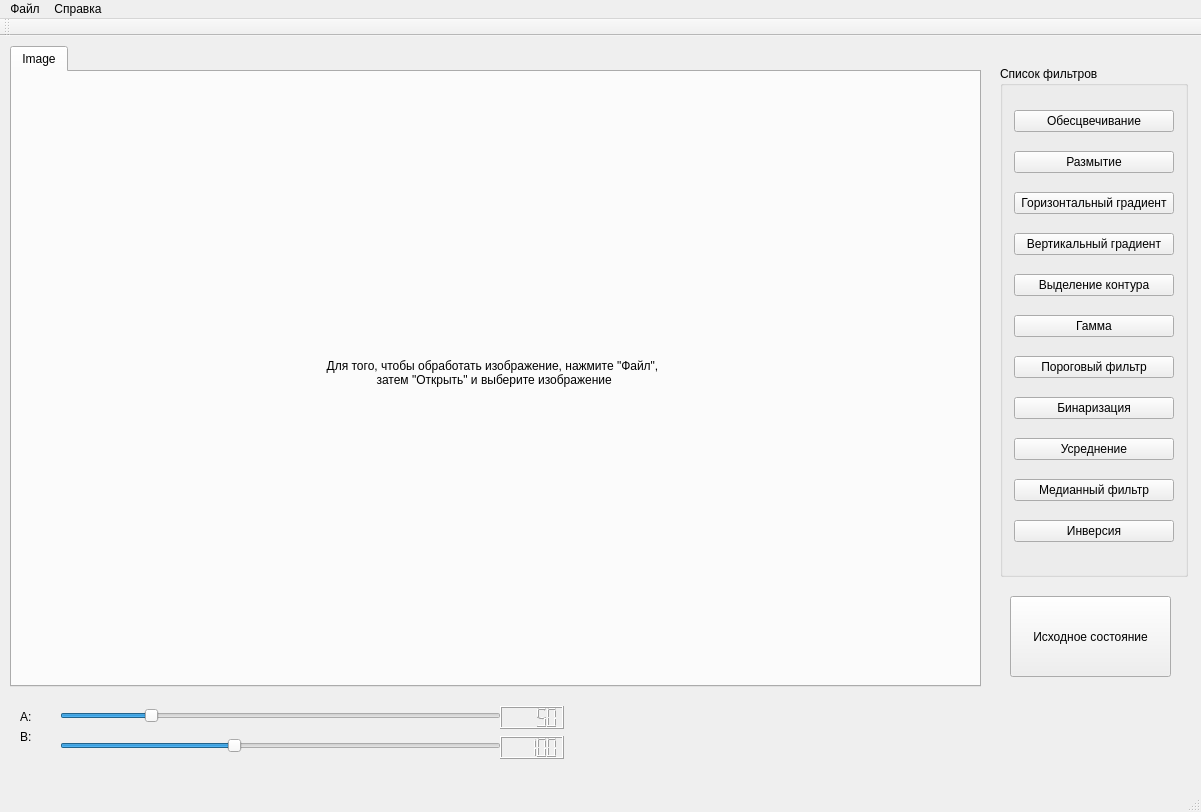
<?xml version="1.0" encoding="UTF-8"?>
<ui version="4.0">
 <class>MainWindow</class>
 <widget class="QMainWindow" name="MainWindow">
  <property name="geometry">
   <rect>
    <x>0</x>
    <y>0</y>
    <width>1201</width>
    <height>812</height>
   </rect>
  </property>
  <property name="windowTitle">
   <string>MainWindow</string>
  </property>
  <widget class="QWidget" name="centralWidget">
   <widget class="QGroupBox" name="groupBox">
    <property name="geometry">
     <rect>
      <x>1000</x>
      <y>30</y>
      <width>188</width>
      <height>511</height>
     </rect>
    </property>
    <property name="title">
     <string>Список фильтров</string>
    </property>
    <layout class="QVBoxLayout" name="verticalLayout">
     <item>
      <widget class="QPushButton" name="rgbtolumAct">
       <property name="text">
        <string>Обесцвечивание</string>
       </property>
      </widget>
     </item>
     <item>
      <widget class="QPushButton" name="gaussianfilterAct">
       <property name="text">
        <string>Размытие</string>
       </property>
      </widget>
     </item>
     <item>
      <widget class="QPushButton" name="hrgradientAct">
       <property name="text">
        <string>Горизонтальный градиент</string>
       </property>
      </widget>
     </item>
     <item>
      <widget class="QPushButton" name="vtgradientAct">
       <property name="text">
        <string>Вертикальный градиент</string>
       </property>
      </widget>
     </item>
     <item>
      <widget class="QPushButton" name="borderdetectAct">
       <property name="text">
        <string>Выделение контура</string>
       </property>
      </widget>
     </item>
     <item>
      <widget class="QPushButton" name="fenetragefilterAct">
       <property name="text">
        <string>Гамма</string>
       </property>
      </widget>
     </item>
     <item>
      <widget class="QPushButton" name="seuillagefilterAct">
       <property name="text">
        <string>Пороговый фильтр</string>
       </property>
      </widget>
     </item>
     <item>
      <widget class="QPushButton" name="binarisationfilterAct">
       <property name="text">
        <string>Бинаризация</string>
       </property>
      </widget>
     </item>
     <item>
      <widget class="QPushButton" name="seuilageIntervallefilterAct">
       <property name="text">
        <string>Усреднение</string>
       </property>
      </widget>
     </item>
     <item>
      <widget class="QPushButton" name="binaristionIntervallefilterAct">
       <property name="text">
        <string>Медианный фильтр</string>
       </property>
      </widget>
     </item>
     <item>
      <widget class="QPushButton" name="inversionfilterAct">
       <property name="text">
        <string>Инверсия</string>
       </property>
      </widget>
     </item>
    </layout>
   </widget>
   <widget class="QTabWidget" name="tabWidget">
    <property name="geometry">
     <rect>
      <x>10</x>
      <y>10</y>
      <width>971</width>
      <height>641</height>
     </rect>
    </property>
    <property name="currentIndex">
     <number>0</number>
    </property>
    <widget class="QWidget" name="tab">
     <attribute name="title">
      <string>Image</string>
     </attribute>
     <widget class="QLabel" name="imageLabel">
      <property name="geometry">
       <rect>
        <x>10</x>
        <y>10</y>
        <width>941</width>
        <height>581</height>
       </rect>
      </property>
      <property name="text">
       <string>Для того, чтобы обработать изображение, нажмите &quot;Файл&quot;,
 затем &quot;Открыть&quot; и выберите изображение</string>
      </property>
      <property name="alignment">
       <set>Qt::AlignCenter</set>
      </property>
     </widget>
    </widget>
   </widget>
   <widget class="QSlider" name="slideA">
    <property name="geometry">
     <rect>
      <x>60</x>
      <y>670</y>
      <width>441</width>
      <height>20</height>
     </rect>
    </property>
    <property name="maximum">
     <number>255</number>
    </property>
    <property name="value">
     <number>50</number>
    </property>
    <property name="orientation">
     <enum>Qt::Horizontal</enum>
    </property>
   </widget>
   <widget class="QSlider" name="slideB">
    <property name="geometry">
     <rect>
      <x>60</x>
      <y>700</y>
      <width>441</width>
      <height>20</height>
     </rect>
    </property>
    <property name="maximum">
     <number>255</number>
    </property>
    <property name="value">
     <number>100</number>
    </property>
    <property name="orientation">
     <enum>Qt::Horizontal</enum>
    </property>
   </widget>
   <widget class="QLabel" name="labelA">
    <property name="geometry">
     <rect>
      <x>20</x>
      <y>670</y>
      <width>21</width>
      <height>21</height>
     </rect>
    </property>
    <property name="text">
     <string>A:</string>
    </property>
   </widget>
   <widget class="QLabel" name="labelB">
    <property name="geometry">
     <rect>
      <x>20</x>
      <y>690</y>
      <width>21</width>
      <height>21</height>
     </rect>
    </property>
    <property name="text">
     <string>B:</string>
    </property>
   </widget>
   <widget class="QLCDNumber" name="LcdA">
    <property name="geometry">
     <rect>
      <x>500</x>
      <y>670</y>
      <width>64</width>
      <height>23</height>
     </rect>
    </property>
    <property name="value" stdset="0">
     <double>50.000000000000000</double>
    </property>
   </widget>
   <widget class="QLCDNumber" name="LcdB">
    <property name="geometry">
     <rect>
      <x>500</x>
      <y>700</y>
      <width>64</width>
      <height>23</height>
     </rect>
    </property>
    <property name="value" stdset="0">
     <double>100.000000000000000</double>
    </property>
   </widget>
   <widget class="QPushButton" name="initialiserAct">
    <property name="geometry">
     <rect>
      <x>1010</x>
      <y>560</y>
      <width>161</width>
      <height>81</height>
     </rect>
    </property>
    <property name="text">
     <string>Исходное состояние</string>
    </property>
   </widget>
   <zorder>tabWidget</zorder>
   <zorder>groupBox</zorder>
   <zorder>slideA</zorder>
   <zorder>slideB</zorder>
   <zorder>labelA</zorder>
   <zorder>labelB</zorder>
   <zorder>LcdA</zorder>
   <zorder>LcdB</zorder>
   <zorder>initialiserAct</zorder>
  </widget>
  <widget class="QMenuBar" name="menuBar">
   <property name="geometry">
    <rect>
     <x>0</x>
     <y>0</y>
     <width>1201</width>
     <height>26</height>
    </rect>
   </property>
   <widget class="QMenu" name="menuFichier">
    <property name="title">
     <string>Файл</string>
    </property>
    <addaction name="ouvrirAct"/>
    <addaction name="separator"/>
    <addaction name="enregistrerAct"/>
    <addaction name="separator"/>
    <addaction name="fermerAct"/>
   </widget>
   <widget class="QMenu" name="menuApropos">
    <property name="title">
     <string>Справка</string>
    </property>
    <addaction name="aboutAct"/>
   </widget>
   <addaction name="menuFichier"/>
   <addaction name="menuApropos"/>
  </widget>
  <widget class="QToolBar" name="mainToolBar">
   <attribute name="toolBarArea">
    <enum>TopToolBarArea</enum>
   </attribute>
   <attribute name="toolBarBreak">
    <bool>false</bool>
   </attribute>
  </widget>
  <widget class="QStatusBar" name="statusBar"/>
  <action name="ouvrirAct">
   <property name="text">
    <string>Открыть</string>
   </property>
  </action>
  <action name="enregistrerAct">
   <property name="text">
    <string>Сохранить</string>
   </property>
  </action>
  <action name="fermerAct">
   <property name="text">
    <string>Закрыть</string>
   </property>
  </action>
  <action name="aboutAct">
   <property name="text">
    <string>Приложение</string>
   </property>
  </action>
 </widget>
 <layoutdefault spacing="6" margin="11"/>
 <resources/>
 <connections>
  <connection>
   <sender>slideA</sender>
   <signal>valueChanged(int)</signal>
   <receiver>LcdA</receiver>
   <slot>display(int)</slot>
   <hints>
    <hint type="sourcelabel">
     <x>352</x>
     <y>495</y>
    </hint>
    <hint type="destinationlabel">
     <x>539</x>
     <y>500</y>
    </hint>
   </hints>
  </connection>
  <connection>
   <sender>slideB</sender>
   <signal>valueChanged(int)</signal>
   <receiver>LcdB</receiver>
   <slot>display(int)</slot>
   <hints>
    <hint type="sourcelabel">
     <x>250</x>
     <y>521</y>
    </hint>
    <hint type="destinationlabel">
     <x>550</x>
     <y>533</y>
    </hint>
   </hints>
  </connection>
 </connections>
 <slots>
  <signal>ouvrir()</signal>
  <signal>fermer()</signal>
  <signal>enregistrer()</signal>
  <signal>about()</signal>
  <signal>inversion()</signal>
  <signal>rgb2luminance()</signal>
  <signal>gaussianfilter()</signal>
  <signal>fenetragefilter()</signal>
  <signal>seuillagefilter()</signal>
  <signal>binarisationfilter()</signal>
  <signal>seuilageintervallefilter()</signal>
  <signal>binarisationintervallefilter()</signal>
  <signal>initialiser()</signal>
  <signal>hrgradient()</signal>
  <signal>vrgradient()</signal>
  <signal>border_detect()</signal>
 </slots>
</ui>
